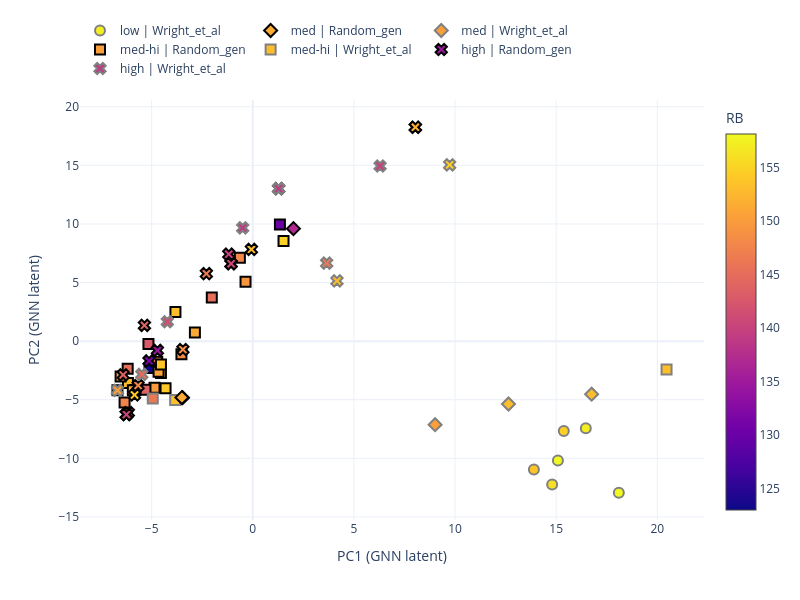

The notebook cell this image was saved under:
### Code cell
pca_plot_cont(plot_df_ss, 'MA', model_name, save_name=save_name+"_ss", save=save)

### Figure 1 — Plotly figure (JSON) as saved in the notebook; plotly's stock layout.template omitted (floating-point values rounded to 4 significant figures; data arrays with more than 128 entries replaced by an {"elided": "..."} marker saying what was removed)
{"data": [{"customdata": {"elided": "67x7 mixed values"}, "hovertemplate": "Comp: %{customdata[0]}<br>RA: %{customdata[1]}<br>RB: %{customdata[2]}<br>MA: %{customdata[3]}<br>MB: %{customdata[4]}<br>Entropy_conf: %{customdata[5]}<br>TC: %{customdata[6]}", "legendrank": 3, "marker": {"cmax": 158.2, "cmin": 123.0, "color": [150.4, 153.3, 153.2, 151.0, 154.9, 148.1, 146.1, 147.7, 145.2, 150.7, 148.2, 153.4, 149.4, 130.1, 149.9, 142.7, 145.0, 151.9, 123.0, 151.2, 154.1, 150.6, 153.6, 143.9], "colorbar": {"title": {"text": "RB"}}, "colorscale": [[0, "#0d0887"], [0.1111, "#46039f"], [0.2222, "#7201a8"], [0.3333, "#9c179e"], [0.4444, "#bd3786"], [0.5556, "#d8576b"], [0.6667, "#ed7953"], [0.7778, "#fb9f3a"], [0.8889, "#fdca26"], [1, "#f0f921"]], "line": {"color": "black", "width": 2}, "size": 10, "symbol": "square"}, "mode": "markers", "name": "med-hi | Random_gen", "showlegend": true, "type": "scatter", "x": [-6.692, -6.174, -5.812, -6.536, 1.52, -0.6386, -4.725, -6.339, -2.027, -4.541, -3.527, -3.824, -0.3587, 1.342, -4.858, -5.158, -6.185, -5.93, -5.107, -2.862, -4.313, -4.659, -4.54, -5.306], "y": [-4.198, -3.572, -4.165, -3.028, 8.555, 7.109, -1.764, -5.237, 3.722, -2.725, -1.123, 2.492, 5.073, 9.949, -3.98, -0.2341, -2.35, -4.196, -2.296, 0.7473, -4.023, -2.62, -1.984, -4.142]}, {"customdata": {"elided": "67x7 mixed values"}, "hovertemplate": "Comp: %{customdata[0]}<br>RA: %{customdata[1]}<br>RB: %{customdata[2]}<br>MA: %{customdata[3]}<br>MB: %{customdata[4]}<br>Entropy_conf: %{customdata[5]}<br>TC: %{customdata[6]}", "legendrank": 3, "marker": {"cmax": 158.2, "cmin": 123.0, "color": [153.2, 153.2, 146.2], "colorscale": [[0, "#0d0887"], [0.1111, "#46039f"], [0.2222, "#7201a8"], [0.3333, "#9c179e"], [0.4444, "#bd3786"], [0.5556, "#d8576b"], [0.6667, "#ed7953"], [0.7778, "#fb9f3a"], [0.8889, "#fdca26"], [1, "#f0f921"]], "line": {"color": "gray", "width": 2}, "size": 10, "symbol": "square"}, "mode": "markers", "name": "med-hi | Wright_et_al", "showlegend": true, "type": "scatter", "x": [-3.838, 20.46, -4.945], "y": [-5.031, -2.414, -4.9]}, {"customdata": {"elided": "67x7 mixed values"}, "hovertemplate": "Comp: %{customdata[0]}<br>RA: %{customdata[1]}<br>RB: %{customdata[2]}<br>MA: %{customdata[3]}<br>MB: %{customdata[4]}<br>Entropy_conf: %{customdata[5]}<br>TC: %{customdata[6]}", "legendrank": 4, "marker": {"cmax": 158.2, "cmin": 123.0, "color": [134.8, 140.9, 143.5, 152.8, 140.1, 140.9, 140.1, 147.0, 138.9, 140.1, 144.0, 140.0, 154.3, 131.5, 152.0, 148.4, 147.8, 152.0, 144.2], "colorscale": [[0, "#0d0887"], [0.1111, "#46039f"], [0.2222, "#7201a8"], [0.3333, "#9c179e"], [0.4444, "#bd3786"], [0.5556, "#d8576b"], [0.6667, "#ed7953"], [0.7778, "#fb9f3a"], [0.8889, "#fdca26"], [1, "#f0f921"]], "line": {"color": "black", "width": 2}, "size": 10, "symbol": "x"}, "mode": "markers", "name": "high | Random_gen", "showlegend": true, "type": "scatter", "x": [-4.715, -1.074, -6.155, -0.06797, -6.249, -1.074, -6.249, -2.295, 1.279, -6.249, -6.409, -1.187, -5.847, -5.13, 8.038, -3.455, -5.67, 8.038, -5.359], "y": [-0.7929, 6.605, -6.105, 7.827, -6.263, 6.605, -6.263, 5.757, 13.01, -6.263, -2.877, 7.42, -4.592, -1.688, 18.25, -0.7116, -3.781, 18.25, 1.344]}, {"customdata": {"elided": "67x7 mixed values"}, "hovertemplate": "Comp: %{customdata[0]}<br>RA: %{customdata[1]}<br>RB: %{customdata[2]}<br>MA: %{customdata[3]}<br>MB: %{customdata[4]}<br>Entropy_conf: %{customdata[5]}<br>TC: %{customdata[6]}", "legendrank": 4, "marker": {"cmax": 158.2, "cmin": 123.0, "color": [138.9, 150.4, 138.9, 139.9, 154.6, 141.4, 153.2, 145.1, 146.2], "colorscale": [[0, "#0d0887"], [0.1111, "#46039f"], [0.2222, "#7201a8"], [0.3333, "#9c179e"], [0.4444, "#bd3786"], [0.5556, "#d8576b"], [0.6667, "#ed7953"], [0.7778, "#fb9f3a"], [0.8889, "#fdca26"], [1, "#f0f921"]], "line": {"color": "gray", "width": 2}, "size": 10, "symbol": "x"}, "mode": "markers", "name": "high | Wright_et_al", "showlegend": true, "type": "scatter", "x": [1.279, -6.692, -0.4999, 6.295, 9.734, -4.226, 4.163, -5.487, 3.653], "y": [13.01, -4.198, 9.667, 14.94, 15.04, 1.656, 5.138, -2.841, 6.662]}, {"customdata": {"elided": "67x7 mixed values"}, "hovertemplate": "Comp: %{customdata[0]}<br>RA: %{customdata[1]}<br>RB: %{customdata[2]}<br>MA: %{customdata[3]}<br>MB: %{customdata[4]}<br>Entropy_conf: %{customdata[5]}<br>TC: %{customdata[6]}", "legendrank": 2, "marker": {"cmax": 158.2, "cmin": 123.0, "color": [151.5, 151.5, 137.0], "colorscale": [[0, "#0d0887"], [0.1111, "#46039f"], [0.2222, "#7201a8"], [0.3333, "#9c179e"], [0.4444, "#bd3786"], [0.5556, "#d8576b"], [0.6667, "#ed7953"], [0.7778, "#fb9f3a"], [0.8889, "#fdca26"], [1, "#f0f921"]], "line": {"color": "black", "width": 2}, "size": 10, "symbol": "diamond"}, "mode": "markers", "name": "med | Random_gen", "showlegend": true, "type": "scatter", "x": [-3.473, -3.503, 2.011], "y": [-4.827, -4.816, 9.6]}, {"customdata": {"elided": "67x7 mixed values"}, "hovertemplate": "Comp: %{customdata[0]}<br>RA: %{customdata[1]}<br>RB: %{customdata[2]}<br>MA: %{customdata[3]}<br>MB: %{customdata[4]}<br>Entropy_conf: %{customdata[5]}<br>TC: %{customdata[6]}", "legendrank": 2, "marker": {"cmax": 158.2, "cmin": 123.0, "color": [150.4, 153.2, 153.2], "colorscale": [[0, "#0d0887"], [0.1111, "#46039f"], [0.2222, "#7201a8"], [0.3333, "#9c179e"], [0.4444, "#bd3786"], [0.5556, "#d8576b"], [0.6667, "#ed7953"], [0.7778, "#fb9f3a"], [0.8889, "#fdca26"], [1, "#f0f921"]], "line": {"color": "gray", "width": 2}, "size": 10, "symbol": "diamond"}, "mode": "markers", "name": "med | Wright_et_al", "showlegend": true, "type": "scatter", "x": [9.014, 12.64, 16.76], "y": [-7.131, -5.362, -4.528]}, {"customdata": {"elided": "67x7 mixed values"}, "hovertemplate": "Comp: %{customdata[0]}<br>RA: %{customdata[1]}<br>RB: %{customdata[2]}<br>MA: %{customdata[3]}<br>MB: %{customdata[4]}<br>Entropy_conf: %{customdata[5]}<br>TC: %{customdata[6]}", "legendrank": 1, "marker": {"cmax": 158.2, "cmin": 123.0, "color": [157.2, 153.8, 154.6, 158.2, 158.2, 156.0], "colorscale": [[0, "#0d0887"], [0.1111, "#46039f"], [0.2222, "#7201a8"], [0.3333, "#9c179e"], [0.4444, "#bd3786"], [0.5556, "#d8576b"], [0.6667, "#ed7953"], [0.7778, "#fb9f3a"], [0.8889, "#fdca26"], [1, "#f0f921"]], "line": {"color": "gray", "width": 2}, "size": 10, "symbol": "circle"}, "mode": "markers", "name": "low | Wright_et_al", "showlegend": true, "type": "scatter", "x": [16.47, 13.9, 15.38, 15.09, 18.1, 14.8], "y": [-7.435, -10.96, -7.677, -10.18, -12.94, -12.23]}], "layout": {"height": 600, "legend": {"orientation": "h", "y": 1.2}, "width": 800, "xaxis": {"title": {"text": "PC1 (GNN latent)"}}, "yaxis": {"title": {"text": "PC2 (GNN latent)"}}}}
